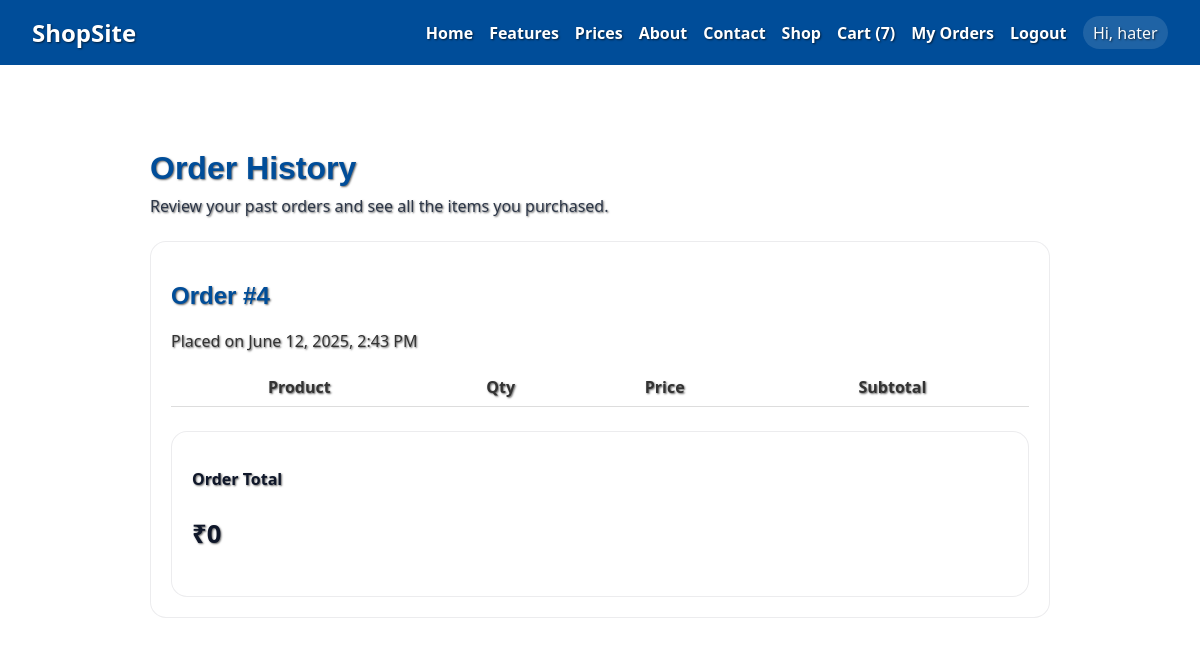
Page /order-history/ (signed in) on the committed database.
### core/models.py (models this page shows, shortened)
class Order(models.Model):
    user = models.ForeignKey(User, on_delete=models.CASCADE)
    created_at = models.DateTimeField(auto_now_add=True)
    @property
    def total(self):
        return sum(
            (item.product.discount_price or item.product.price) * item.quantity
            for item in self.orderitem_set.select_related('product')
        )

### core/views.py (the view)
# urls.py: path('order-history/', views.order_history, name='order_history'),
@login_required
def order_history(request):
    orders = Order.objects.filter(user=request.user).order_by('-created_at').prefetch_related('orderitem_set__product')
    return render(
        request,
        'core/order_history.html',
        {
            'orders': orders,
        }
    )

### core/templates/core/order_history.html (shortened to what this page needs)
{% extends 'core/base.html' %}
{% load mul %}
{% block content %}
  <div class="page-heading">
    <h1>Order History</h1>
    <p>Review your past orders and see all the items you purchased.</p>
  </div>
  {% if orders %}
    <div class="order-history-list">
      {% for order in orders %}
        <div class="order-summary-card">
          <div class="order-header">
            <h2>Order #{{ order.id }}</h2>
            <p>Placed on {{ order.created_at|date:'F j, Y, g:i A' }}</p>
          </div>
          <table class="cart-table order-table">
            <thead>
              <tr>
                <th>Product</th>
                <th>Qty</th>
                <th>Price</th>
                <th>Subtotal</th>
              </tr>
            </thead>
          </table>
          <div class="cart-summary">
            <p class="summary-label">Order Total</p>
            <p class="summary-value">₹{{ order.total }}</p>
          </div>
        </div>
      {% endfor %}
    </div>
  {% else %}
    <div class="empty-state">
      <p>You have no orders yet. Add items to your cart and place your first order today.</p>
      <a class="btn btn-primary" href="{% url 'shop' %}">Start Shopping</a>
    </div>
  {% endif %}
{% endblock %}

### core/templates/core/base.html (shortened to what this page needs)
{% load static %}
<!DOCTYPE html>
<html lang="en">
<head>
  <link rel="stylesheet" href="{% static 'css/styles.css' %}" />
</head>
<body>
  <nav class="navbar">
    <a href="{% url 'index' %}" class="nav-logo">ShopSite</a>
    <ul class="nav-links">
      <li><a href="{% url 'index' %}">Home</a></li>
      <li><a href="{% url 'features' %}">Features</a></li>
      <li><a href="{% url 'prices' %}">Prices</a></li>
      <li><a href="{% url 'about' %}">About</a></li>
      <li><a href="{% url 'contact' %}">Contact</a></li>
      <li><a href="{% url 'shop' %}">Shop</a></li>
      {% if user.is_authenticated %}
        <li><a href="{% url 'cart' %}">Cart ({{ user.cartitem_set.count }})</a></li>
        <li><a href="{% url 'order_history' %}">My Orders</a></li>
        <li><a href="{% url 'logout' %}">Logout</a></li>
        <li><span class="nav-user">Hi, {{ user.username }}</span></li>
      {% else %}
        <li><a href="{% url 'login' %}">Login</a></li>
        <li><a href="{% url 'register' %}">Register</a></li>
      {% endif %}
    </ul>
  </nav>
  <div class="container">
    {% block content %}
    {% endblock %}
  </div>
</body>
</html>

### core/static/css/styles.css (style rules this page uses)
body { font-family: 'Segoe UI', Tahoma, Geneva, Verdana, sans-serif; margin: 0; padding: 0; background: url('https://png.pngtree.com/background/20230527/original/pngtree-pink-and-white-shopping-bags-picture-image_2770421.jpg') no-repeat center center fixed; background-size: cover; color: #333; min-height: 100vh; text-shadow: 1px 1px 2px rgba(0, 0, 0, 0.6); }
.navbar { background: #004d99; color: white; padding: 1rem 2rem; display: flex; justify-content: space-between; align-items: center; position: relative; }
.nav-logo { font-weight: bold; font-size: 1.5rem; color: white; text-decoration: none; }
.nav-links { list-style: none; display: flex; gap: 1rem; margin: 0; }
.nav-links li { display: inline; }
.nav-links a { color: white; text-decoration: none; font-weight: 600; }
.container { max-width: 900px; margin: 2rem auto; padding: 2rem 3rem; background: none; color: inherit; }
h1, h2 { font-family: 'Poppins', sans-serif; color: #004d99; }
.cart-table { width: 100%; border-collapse: collapse; margin-top: 1rem; }
.cart-table th, .cart-table td { padding: 0.5rem; border-bottom: 1px solid #ddd; text-align: center; }
.page-heading h1 { margin-bottom: 0.5rem; }
.page-heading p { margin-top: 0; color: #2d3748; }
.order-summary-card, .cart-summary { border: 1px solid rgba(15, 23, 42, 0.08); border-radius: 16px; padding: 1.25rem; background: rgba(255, 255, 255, 0.88); margin-top: 1.5rem; }
.summary-label { font-weight: 700; margin-bottom: 0.25rem; color: #0f172a; }
.summary-value { font-size: 1.6rem; font-weight: 800; color: #0f172a; }
.nav-user { color: #f8fafc; padding: 0.35rem 0.65rem; background: rgba(255,255,255,0.12); border-radius: 999px; }

### rows in the picture
Order: id "4", created_at "June 12, 2025, 2:43 PM", total "0"

### other values in the picture
{{ user.cartitem_set.count }} "7"
{{ user.username }} "hater"
